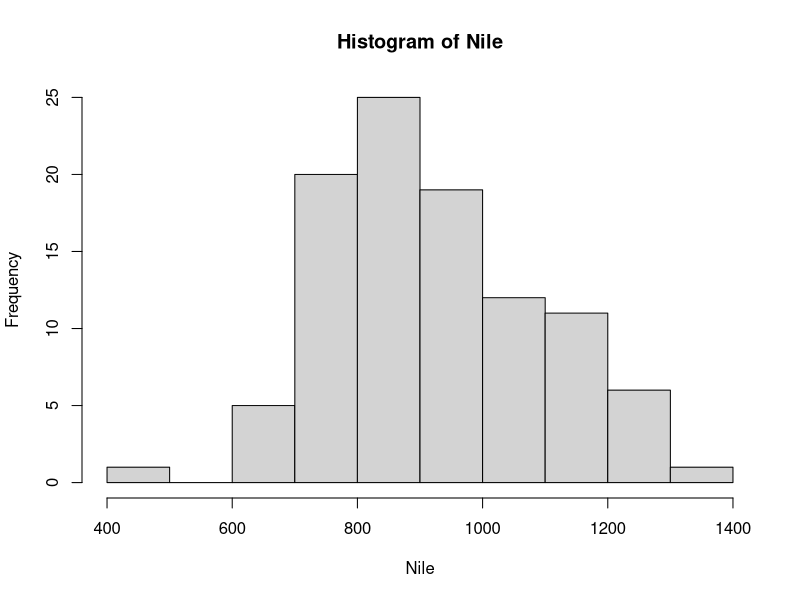
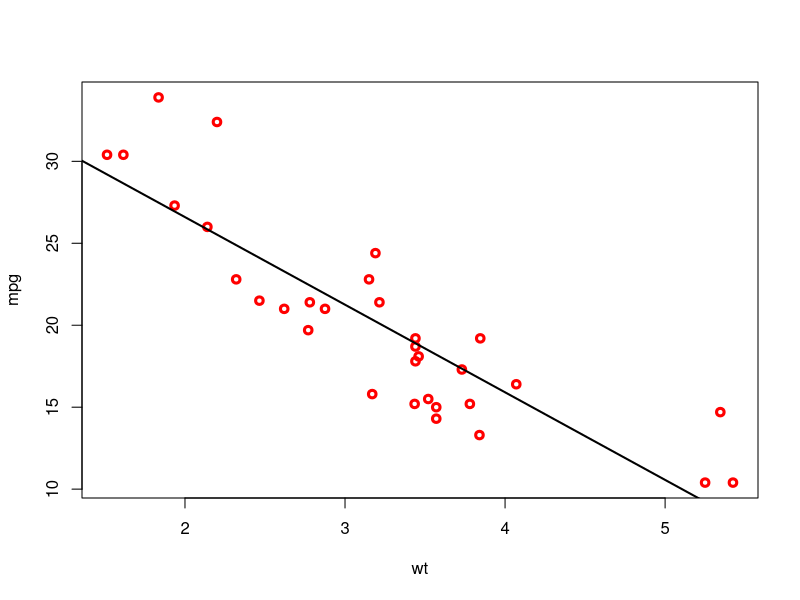
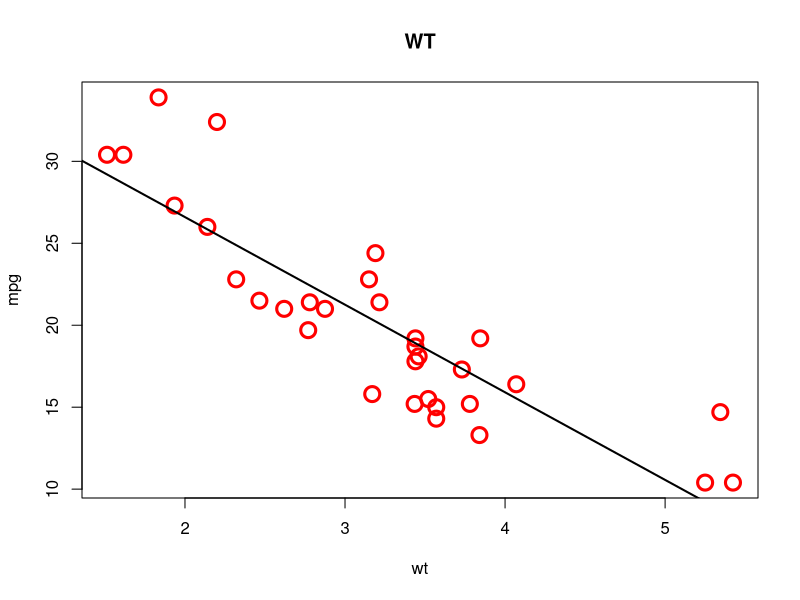
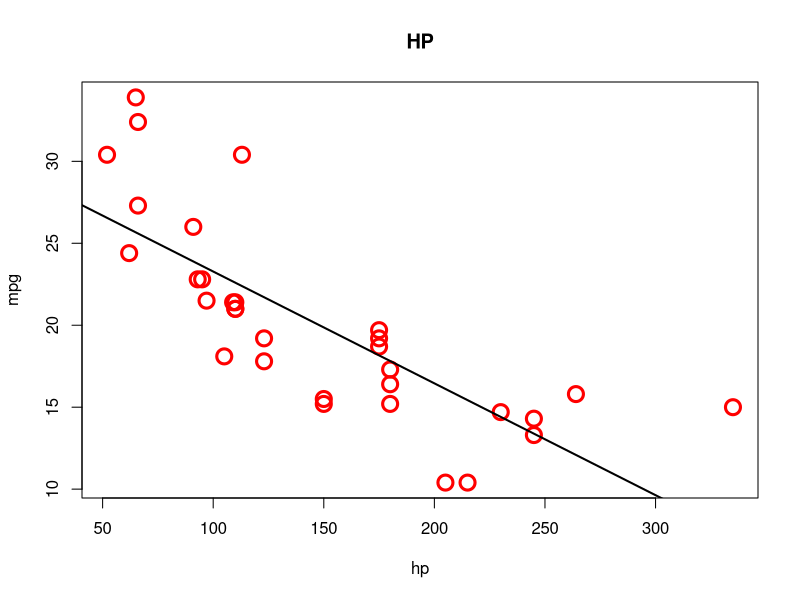

Write the R code that produced these figures, in order.
## ---- chunk 1
library(knitr);library(xtable);library(foreign);library(dplyr);library(vcd);library(grid)
options(width=80)
opts_chunk$set(comment = "", warning = FALSE, message = FALSE, tidy = FALSE, size="small")
##knitr::opts_chunk$set(results='asis')
## ---- chunk 2
x<-'data' #or with ""
class(x)
factor('data')
nchar(x)
## ---- chunk 3
a<-c(1,2,3) ###no row/column
is.vector(a)
## ---- chunk 4
figure<-hist(Nile)
figure
figure$counts
# attributes(plot1)
## ---- chunk 5
with(mtcars,plot(wt,mpg,col='red',type='p',lwd=3))
lmfit<-lm(mpg~wt,data=mtcars)
abline(lmfit,lwd=2)
summary(lmfit)
results<-summary(lmfit)
results$coefficients[2,1]*10
## ---- chunk 6
with(mtcars,plot(wt,mpg,col='red',type='p',lwd=3,main="WT",cex=2))
lmfit1<-lm(mpg~wt,data=mtcars)
abline(lmfit1,lwd=2)
## ---- chunk 7
with(mtcars,plot(hp,mpg,col='red',type='p',lwd=3,main='HP',cex=2))
lmfit2<-lm(mpg~hp,data=mtcars)
abline(lmfit2,lwd=2)
summary(lmfit1)
summary(lmfit2)
cat(paste('wt coeffient:',round(summary(lmfit1)$coe[2,1],2)),paste('hp coeffient:', round(summary(lmfit2)$coe[2,1],2)),sep='\n')

## ---- chunk 8
v1 <-  c(1, NA, NULL,NaN)
v1
v2 <-  c("1", NA, NULL,NaN)
v2  ##coercion
l <-  list("1", NA, NULL,NaN)
length(l[4])
## ---- chunk 9
head(iris)[1:3,]
iris_L<-sapply(iris,list)
length(iris_L)
iris_L$Sepal_Width<-NULL
length(iris_L)
## ---- chunk 10
vy <- c(1, 2, 3, NA, 5)
mean(vy)
mean(vy,na.rm = T)
## ---- chunk 11
a<-c(1,2,NA,NA)
b<-c(1,3,4,NA)
a==b

vy <- c(1, 2, 3, NA, 5)
vy[!is.na(vy)]

